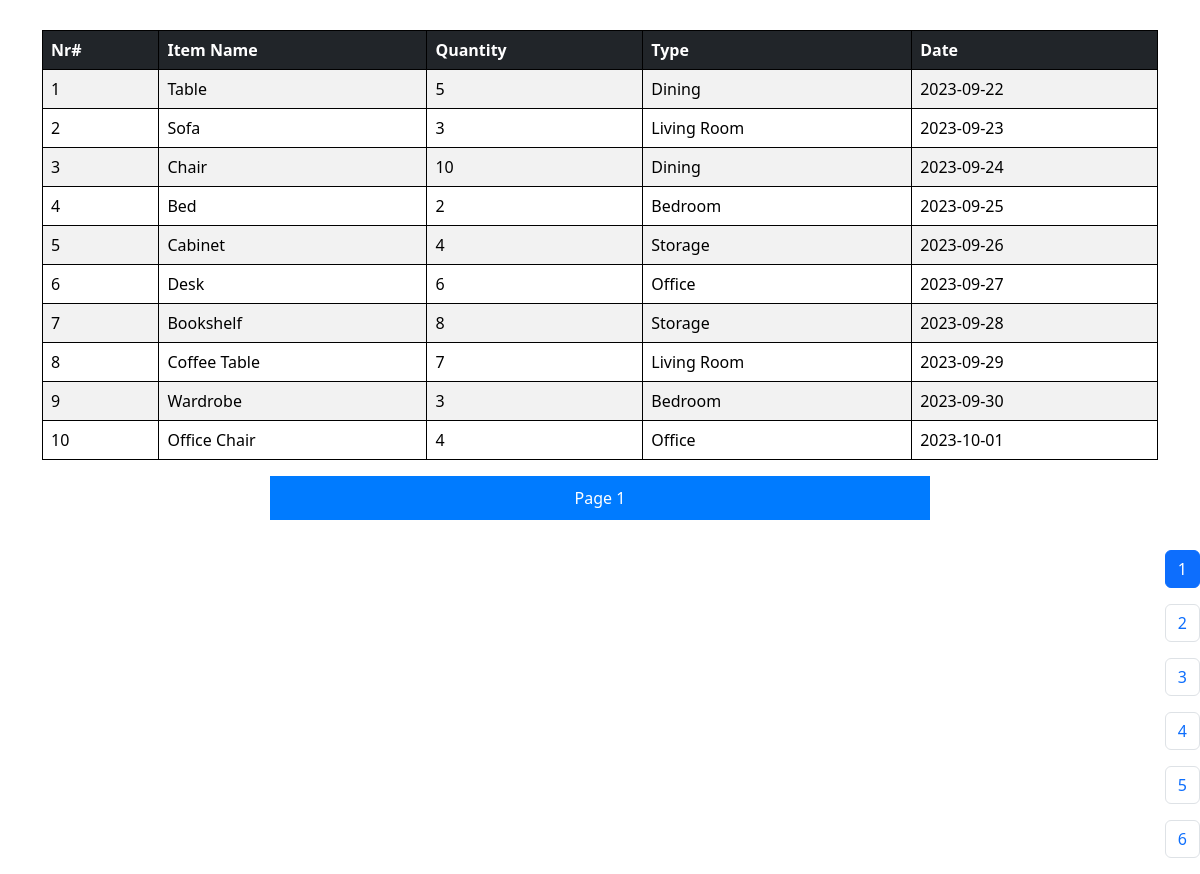
The page / on the database its author committed.
### tables this page shows
CREATE TABLE `furniture` (
  `id` int(11) NOT NULL,
  `name` varchar(255) NOT NULL,
  `quantity` int(11) NOT NULL,
  `type` varchar(255) NOT NULL,
  `date` date NOT NULL
);

### index.php (the view, shortened to what this page needs)
<?php
require 'config.php';
?>
<html>
<head>
    <head>
        <link href="./assets/css/bootstrap.min.css" rel="stylesheet">
    <body>
        <div class="wrapper">
            <div class="container">
                <div class="row">
                    <div class="col-sm-12">
                        <table class="table table-striped table-hover tblehover">
                            <thead class="table-dark">
                                <tr>
                                    <th scope="col">Nr#</th>
                                    <th scope="col">Item Name</th>
                                    <th scope="col">Quantity</th>
                                    <th scope="col">Type</th>
                                    <th scope="col">Date</th>
                                </tr>
                            </thead>
                            <tbody>
                                <?php
try {
    $incmtn = 1;
    $sql = "SELECT * FROM `furniture`";
    $stmt = $conn->prepare($sql);
    $stmt->execute();
    $rows = $stmt->fetchAll(PDO::FETCH_ASSOC);
    if (count($rows) > 0) {?>
                                <?php foreach ($rows as $row) {
                                    echo "<tr class='line-content' data-rowid='", $incmtn ,"'>";
                                    echo "<td id='table", $incmtn , "content'>", $incmtn ,"</td>";
                                    echo "<td>{$row['name']}</td>";
                                    echo "<td>{$row['quantity']}</td>";
                                    echo "<td>{$row['type']}</td>";
                                    echo "<td>{$row['date']}</td>";
                                    echo "</tr>";
                                    $incmtn++;
                                }
        ?>
                            </tbody>
                        </table>
                        <?php
    } else {
        echo "No data found.";
    }
} catch (PDOException $e) {
    echo "Error: " . $e->getMessage();
} ?>
                    </div>
                </div>
                <div id="page-content" class="page-content"> Page 1</div>
            </div>
        </div>
        <div id="pagination"></div>
    </body>
</html>

### index.php (style rules this page uses)
.wrapper { margin: 30px auto; text-align: center; }
.page-content { background: #eee; display: inline-block; padding: 10px; width: 100%; max-width: 660px; }
table, th, td { border: 1px solid black; }
#page-content { color: white; background-color: #007bff; }

### rows shown on the page
furniture: name "Table", quantity "5", type "Dining", date "2023-09-22"
furniture: name "Sofa", quantity "3", type "Living Room", date "2023-09-23"
furniture: name "Chair", quantity "10", type "Dining", date "2023-09-24"
furniture: name "Bed", quantity "2", type "Bedroom", date "2023-09-25"
furniture: name "Cabinet", quantity "4", type "Storage", date "2023-09-26"
furniture: name "Desk", quantity "6", type "Office", date "2023-09-27"
furniture: name "Bookshelf", quantity "8", type "Storage", date "2023-09-28"
furniture: name "Coffee Table", quantity "7", type "Living Room", date "2023-09-29"
furniture: name "Wardrobe", quantity "3", type "Bedroom", date "2023-09-30"
furniture: name "Office Chair", quantity "4", type "Office", date "2023-10-01"
